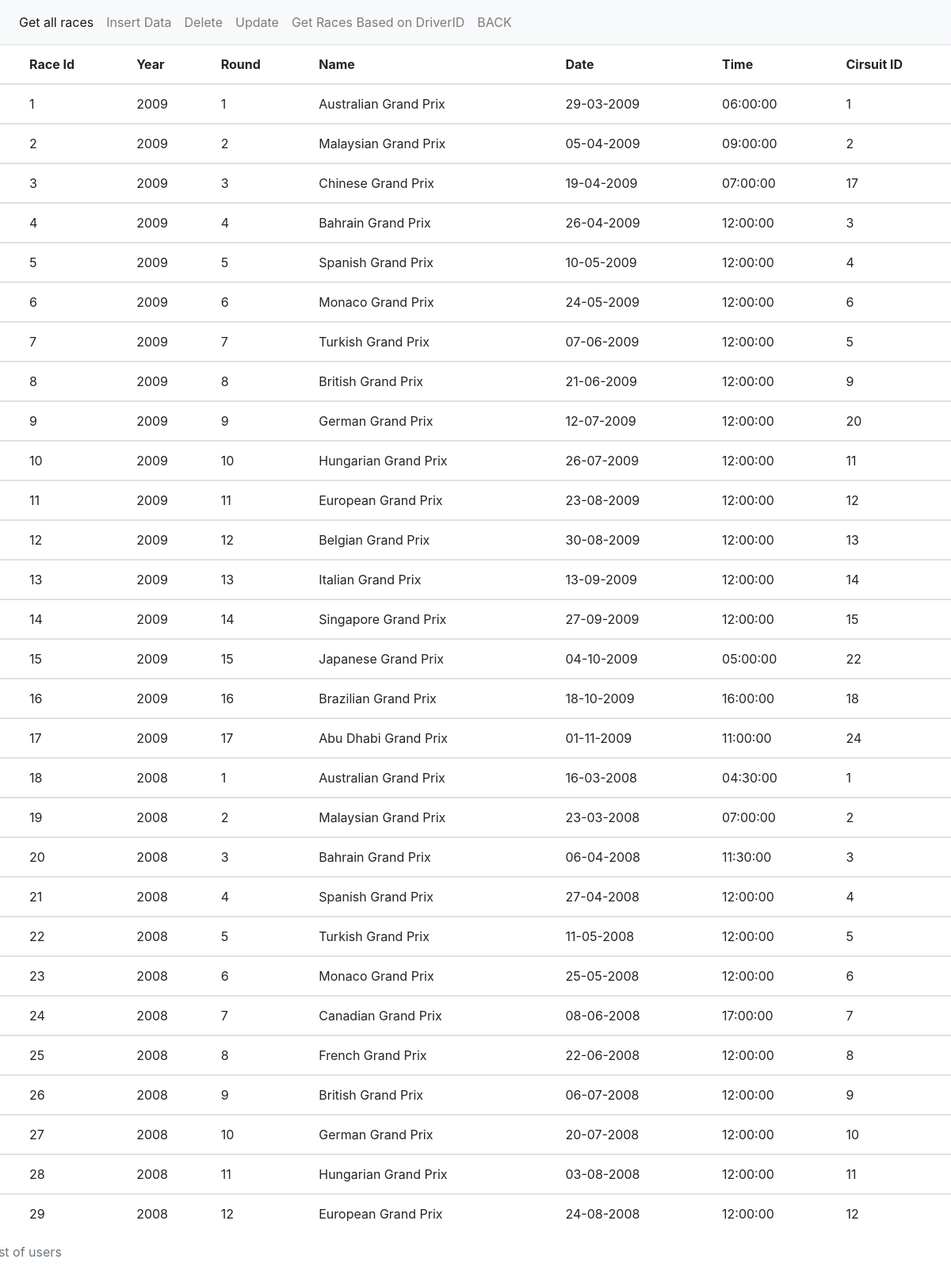
Before: /getAllraces with the older database file.
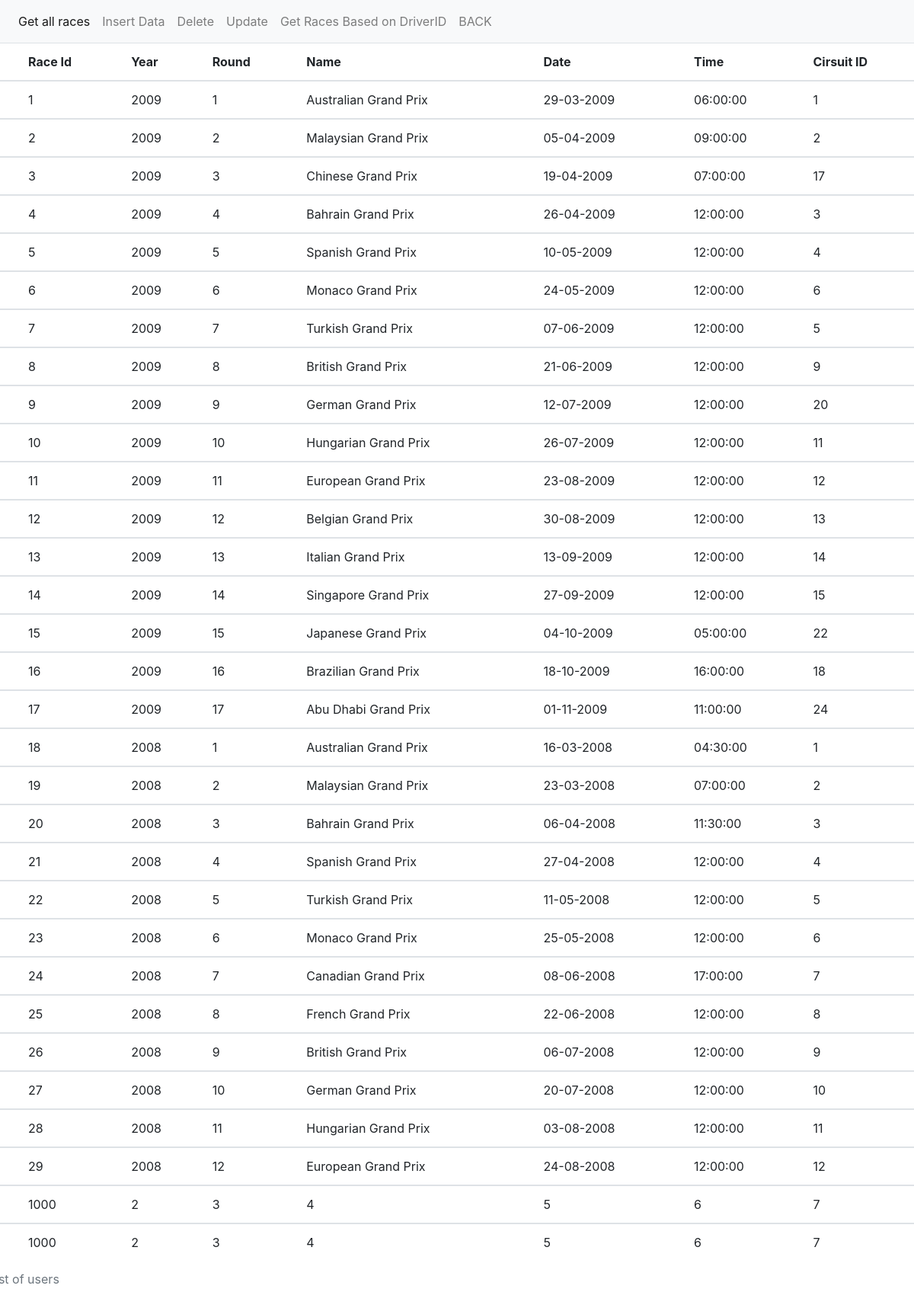
After: the same page with the newer database file.
### tables this page shows
CREATE TABLE race ( raceId text,year text,round text,name text,date text,time text,circuitId text);

### app.py (the view)
@app.route("/getAllraces", methods = ["GET"])
def getallraces():
    print("get all")
    data = racemapper.getall()
    l=[]
    for i in range(len(data)):
        l.append(data[i])
    print(l)
    return render_template('indexrace.html', l=l)

### connectdatabase.py (called while the page is built)
def close():
    try:
        sqliteConnection = sqlite3.connect('demo.db')
        cursor = sqliteConnection.cursor()
        print("Connected to SQLite")
        return cursor
    except sqlite3.Error as error:
        print("Failed to read data from sqlite table", error)
    if sqliteConnection:
            sqliteConnection.close()
            print("The SQLite connection is closed")

### racemapper.py (called while the page is built)
    def getall(self):
        get_all = "SELECT * FROM race"
        rows = self.cursor.execute(get_all).fetchall()
        close()
        return rows

### templates/indexrace.html (shortened to what this page needs)
<!DOCTYPE html>
<html lang="en">
<head>
  <link rel="stylesheet"
        href=
"https://stackpath.bootstrapcdn.com/bootstrap/4.3.1/css/bootstrap.min.css">
  <link rel="stylesheet"
        href=
"https://unpkg.com/bootstrap-table@1.16.0/dist/bootstrap-table.min.css">
</head>
<body>
  <nav class="navbar navbar-expand-lg navbar-light bg-light">
    <div class="collapse navbar-collapse" id="navbarSupportedContent">
      <ul class="navbar-nav mr-auto">
        <li class="nav-item active">
          <a class="nav-link" href="http://127.0.0.1:5000/getAllraces">Get all races<span class="sr-only">(current)</span></a>
        </li>
        <li class="nav-item">
          <a class="nav-link" href="http://127.0.0.1:5000/rinsert">Insert Data</a>
        </li>
        <li class="nav-item">
          <a class="nav-link" href="http://127.0.0.1:5000/rdelete">Delete</a>
        </li>
        <li class="nav-item">
          <a class="nav-link" href="http://127.0.0.1:5000/rupdate">Update</a>
        </li>
        <li class="nav-item">
            <a class="nav-link" href="http://127.0.0.1:5000/srace">Get Races Based on DriverID</a>
          </li>
        <li class="nav-item">
            <a class="nav-link" href="http://127.0.0.1:5000/">BACK</a>
          </li>
      </ul>
    </div>
  </nav>
<div class="row">
	<table class="table caption-top">
  <caption>List of users</caption>
  <thead>
    <tr>
      <th></th>
      <th>Race Id</th>
      <th>Year</th>
      <th>Round</th>
      <th >Name</th>
      <th>Date</th>
      <th>Time</th>
      <th>Cirsuit ID</th>
    </tr>
  </thead>
 {% for item in l %}
  <tbody>
    <tr>
      <td></td>
      <td>{{item[0]}}</td>
      <td>{{item[1]}}</td>
      <td>{{item[2]}}</td>
      <td>{{item[3]}}</td>
      <td>{{item[4]}}</td>
      <td>{{item[5]}}</td>
      <td>{{item[6]}}</td>
    </tr>
  </tbody>
{% endfor %}
</table>
</div>
</body>
</html>

Changed rows visible on the page:
added race: raceId "1000", year "2", round "3", name "4", date "5", time "6", circuitId "7"
added race: raceId "1000", year "2", round "3", name "4", date "5", time "6", circuitId "7"
